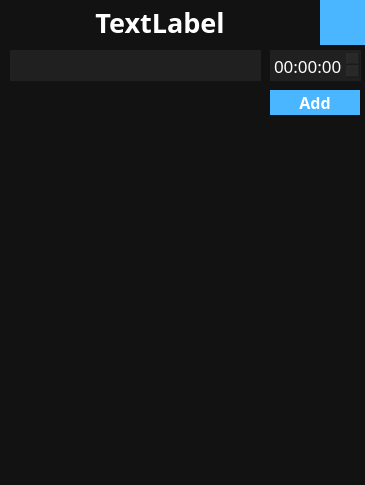
<?xml version="1.0" encoding="UTF-8"?>
<ui version="4.0">
 <class>Base</class>
 <widget class="QMainWindow" name="Base">
  <property name="windowModality">
   <enum>Qt::ApplicationModal</enum>
  </property>
  <property name="geometry">
   <rect>
    <x>0</x>
    <y>0</y>
    <width>365</width>
    <height>485</height>
   </rect>
  </property>
  <property name="sizePolicy">
   <sizepolicy hsizetype="Fixed" vsizetype="Fixed">
    <horstretch>0</horstretch>
    <verstretch>0</verstretch>
   </sizepolicy>
  </property>
  <property name="minimumSize">
   <size>
    <width>0</width>
    <height>0</height>
   </size>
  </property>
  <property name="maximumSize">
   <size>
    <width>100000</width>
    <height>100000</height>
   </size>
  </property>
  <property name="windowTitle">
   <string>Calendar</string>
  </property>
  <property name="windowIcon">
   <iconset>
    <normalon>:/new/prefix1/Icons/ikona.ico</normalon>
   </iconset>
  </property>
  <property name="styleSheet">
   <string notr="true">
QMainWindow{background-color: rgb(18,18,18);
   color: white;
  padding: 15px 32px;
  text-align: center;
  font-size: 20px;
}

</string>
  </property>
  <property name="iconSize">
   <size>
    <width>32</width>
    <height>32</height>
   </size>
  </property>
  <widget class="QWidget" name="centralwidget">
   <widget class="QStackedWidget" name="sW">
    <property name="geometry">
     <rect>
      <x>0</x>
      <y>0</y>
      <width>365</width>
      <height>485</height>
     </rect>
    </property>
    <property name="currentIndex">
     <number>1</number>
    </property>
    <widget class="QWidget" name="page">
     <widget class="QPushButton" name="prevmonth">
      <property name="geometry">
       <rect>
        <x>10</x>
        <y>390</y>
        <width>80</width>
        <height>40</height>
       </rect>
      </property>
      <property name="font">
       <font>
        <family>Arial Black</family>
        <pointsize>26</pointsize>
       </font>
      </property>
      <property name="styleSheet">
       <string notr="true">QPushButton{
background-color: #49B6FF;
 color: rgb(24,24,24);
 font-family: Arial Black;
 border: none;
}

QPushButton:hover{
background-color: rgba(73, 182, 255, 0.75);
 color: rgb(24,24,24);
 font-family: Arial Black;
 border: none;
}
</string>
      </property>
      <property name="text">
       <string>⮜</string>
      </property>
     </widget>
     <widget class="QPushButton" name="nextmonth">
      <property name="geometry">
       <rect>
        <x>275</x>
        <y>390</y>
        <width>80</width>
        <height>40</height>
       </rect>
      </property>
      <property name="font">
       <font>
        <family>Arial Black</family>
        <pointsize>26</pointsize>
        <weight>75</weight>
        <bold>true</bold>
       </font>
      </property>
      <property name="styleSheet">
       <string notr="true">QPushButton{
background-color: #49B6FF;
 color: rgb(24,24,24);
 font-family: Arial Black;
 border: none;
}

QPushButton:hover{
background-color: rgba(73, 182, 255, 0.75);
 color: rgb(24,24,24);
 font-family: Arial Black;
 border: none;
}



</string>
      </property>
      <property name="text">
       <string> ⮞ </string>
      </property>
     </widget>
     <widget class="QPushButton" name="optionbtn">
      <property name="geometry">
       <rect>
        <x>0</x>
        <y>0</y>
        <width>45</width>
        <height>45</height>
       </rect>
      </property>
      <property name="styleSheet">
       <string notr="true">QPushButton{
background-color: rgba(34,34,34, 0);
 border: none;
}

QPushButton:hover{
background-color: rgba(34,34,34, 0.35);
 border: none;
}</string>
      </property>
      <property name="text">
       <string/>
      </property>
     </widget>
     <widget class="QPushButton" name="closebtn">
      <property name="geometry">
       <rect>
        <x>321</x>
        <y>0</y>
        <width>45</width>
        <height>45</height>
       </rect>
      </property>
      <property name="styleSheet">
       <string notr="true">QPushButton{
background-color: #E84855;
color: white;
border: none;
}

QPushButton:hover{
background-color: rgba(232, 72, 85, 0.75);
color: white;
border: none;
}</string>
      </property>
      <property name="text">
       <string/>
      </property>
     </widget>
     <widget class="QLabel" name="uplbl">
      <property name="geometry">
       <rect>
        <x>50</x>
        <y>5</y>
        <width>271</width>
        <height>41</height>
       </rect>
      </property>
      <property name="font">
       <font>
        <family>Arial Black</family>
        <pointsize>16</pointsize>
        <weight>75</weight>
        <bold>true</bold>
       </font>
      </property>
      <property name="styleSheet">
       <string notr="true">color: #ffffff;</string>
      </property>
      <property name="text">
       <string/>
      </property>
      <property name="alignment">
       <set>Qt::AlignCenter</set>
      </property>
     </widget>
     <widget class="QLabel" name="lbl">
      <property name="geometry">
       <rect>
        <x>100</x>
        <y>390</y>
        <width>171</width>
        <height>41</height>
       </rect>
      </property>
      <property name="font">
       <font>
        <family>Arial Black</family>
        <pointsize>15</pointsize>
        <weight>75</weight>
        <bold>true</bold>
       </font>
      </property>
      <property name="styleSheet">
       <string notr="true">color: #ffffff;</string>
      </property>
      <property name="text">
       <string>TextLabel</string>
      </property>
      <property name="alignment">
       <set>Qt::AlignCenter</set>
      </property>
     </widget>
     <widget class="QPushButton" name="displayevents">
      <property name="geometry">
       <rect>
        <x>10</x>
        <y>435</y>
        <width>345</width>
        <height>40</height>
       </rect>
      </property>
      <property name="font">
       <font>
        <family>Arial Black</family>
        <pointsize>16</pointsize>
       </font>
      </property>
      <property name="styleSheet">
       <string notr="true">QPushButton{
background-color: #49B6FF;
 color: rgb(24,24,24);
 font-family: Arial Black;
 border: none;
}

QPushButton:hover{
background-color: rgba(73, 182, 255, 0.75);
 color: rgb(24,24,24);
 font-family: Arial Black;
 border: none;
}</string>
      </property>
      <property name="text">
       <string>View saved events</string>
      </property>
     </widget>
     <widget class="QGroupBox" name="gB">
      <property name="geometry">
       <rect>
        <x>5</x>
        <y>45</y>
        <width>355</width>
        <height>345</height>
       </rect>
      </property>
      <property name="styleSheet">
       <string notr="true">border: none;</string>
      </property>
      <property name="title">
       <string/>
      </property>
     </widget>
    </widget>
    <widget class="QWidget" name="page_2">
     <widget class="QPushButton" name="backbtn">
      <property name="geometry">
       <rect>
        <x>320</x>
        <y>0</y>
        <width>45</width>
        <height>45</height>
       </rect>
      </property>
      <property name="styleSheet">
       <string notr="true">QPushButton{
background-color: #49B6FF;
color: white;
border: none;
}

QPushButton:hover{
background-color: rgba(73, 182, 255, 0.75);
color: white;
border: none;
}</string>
      </property>
      <property name="text">
       <string/>
      </property>
     </widget>
     <widget class="QLineEdit" name="textcal">
      <property name="geometry">
       <rect>
        <x>10</x>
        <y>50</y>
        <width>251</width>
        <height>31</height>
       </rect>
      </property>
      <property name="styleSheet">
       <string notr="true">background-color: rgba(54,54,54, 100) ;
 color: #ffffff; 
font:87 12pt Arial Black; 
border: none;</string>
      </property>
     </widget>
     <widget class="QLabel" name="lbl2">
      <property name="geometry">
       <rect>
        <x>0</x>
        <y>0</y>
        <width>320</width>
        <height>45</height>
       </rect>
      </property>
      <property name="font">
       <font>
        <family>Arial Black</family>
        <pointsize>20</pointsize>
        <weight>75</weight>
        <bold>true</bold>
       </font>
      </property>
      <property name="styleSheet">
       <string notr="true">color: #ffffff;</string>
      </property>
      <property name="text">
       <string>TextLabel</string>
      </property>
      <property name="alignment">
       <set>Qt::AlignCenter</set>
      </property>
     </widget>
     <widget class="QTimeEdit" name="timecal">
      <property name="geometry">
       <rect>
        <x>270</x>
        <y>50</y>
        <width>91</width>
        <height>31</height>
       </rect>
      </property>
      <property name="styleSheet">
       <string notr="true">background-color: rgba(54,54,54, 100) ; 
color: #ffffff;
 font:87 13pt Arial Black;
 border: none;</string>
      </property>
      <property name="alignment">
       <set>Qt::AlignCenter</set>
      </property>
     </widget>
     <widget class="QPushButton" name="savebtn">
      <property name="geometry">
       <rect>
        <x>270</x>
        <y>90</y>
        <width>90</width>
        <height>25</height>
       </rect>
      </property>
      <property name="font">
       <font>
        <family>Arial Black</family>
        <pointsize>12</pointsize>
        <weight>75</weight>
        <bold>true</bold>
       </font>
      </property>
      <property name="layoutDirection">
       <enum>Qt::LeftToRight</enum>
      </property>
      <property name="styleSheet">
       <string notr="true">QPushButton{
background-color: #49B6FF;
color: white;
border: none;
}

QPushButton:hover{
background-color: rgba(73, 182, 255, 0.75);
color: white;
border: none;
}</string>
      </property>
      <property name="text">
       <string>Add</string>
      </property>
     </widget>
     <widget class="QGroupBox" name="gB2">
      <property name="geometry">
       <rect>
        <x>10</x>
        <y>120</y>
        <width>351</width>
        <height>361</height>
       </rect>
      </property>
      <property name="styleSheet">
       <string notr="true">border: none;</string>
      </property>
      <property name="title">
       <string/>
      </property>
     </widget>
    </widget>
    <widget class="QWidget" name="page_3">
     <widget class="QPushButton" name="backbtn_2">
      <property name="geometry">
       <rect>
        <x>320</x>
        <y>0</y>
        <width>45</width>
        <height>45</height>
       </rect>
      </property>
      <property name="styleSheet">
       <string notr="true">QPushButton{
background-color: #49B6FF;
color: white;
border: none;
}

QPushButton:hover{
background-color: rgba(73, 182, 255, 0.75);
color: white;
border: none;
}</string>
      </property>
      <property name="text">
       <string/>
      </property>
     </widget>
     <widget class="QLabel" name="settingslbl">
      <property name="geometry">
       <rect>
        <x>0</x>
        <y>0</y>
        <width>321</width>
        <height>41</height>
       </rect>
      </property>
      <property name="font">
       <font>
        <family>Arial Black</family>
        <pointsize>20</pointsize>
        <weight>75</weight>
        <bold>true</bold>
       </font>
      </property>
      <property name="styleSheet">
       <string notr="true">color: #ffffff;</string>
      </property>
      <property name="text">
       <string>Settings</string>
      </property>
      <property name="alignment">
       <set>Qt::AlignCenter</set>
      </property>
     </widget>
     <widget class="QLabel" name="langlbl">
      <property name="geometry">
       <rect>
        <x>10</x>
        <y>70</y>
        <width>171</width>
        <height>21</height>
       </rect>
      </property>
      <property name="font">
       <font>
        <family>Arial Black</family>
        <pointsize>12</pointsize>
        <weight>75</weight>
        <bold>true</bold>
       </font>
      </property>
      <property name="styleSheet">
       <string notr="true">color: #ffffff;</string>
      </property>
      <property name="text">
       <string>Change language</string>
      </property>
      <property name="alignment">
       <set>Qt::AlignCenter</set>
      </property>
     </widget>
     <widget class="QComboBox" name="comboBox">
      <property name="geometry">
       <rect>
        <x>191</x>
        <y>70</y>
        <width>171</width>
        <height>21</height>
       </rect>
      </property>
      <property name="font">
       <font>
        <family>Arial Black</family>
        <pointsize>10</pointsize>
        <weight>75</weight>
        <bold>true</bold>
       </font>
      </property>
      <property name="styleSheet">
       <string notr="true">border: none;
background-color: rgba(54,54,54, 100) ;
 color: #ffffff;
</string>
      </property>
      <item>
       <property name="text">
        <string>English</string>
       </property>
      </item>
      <item>
       <property name="text">
        <string>Polish</string>
       </property>
      </item>
      <item>
       <property name="text">
        <string>German</string>
       </property>
      </item>
     </widget>
    </widget>
   </widget>
  </widget>
  <action name="actionLanguage">
   <property name="text">
    <string>Language</string>
   </property>
  </action>
 </widget>
 <resources/>
 <connections/>
</ui>
